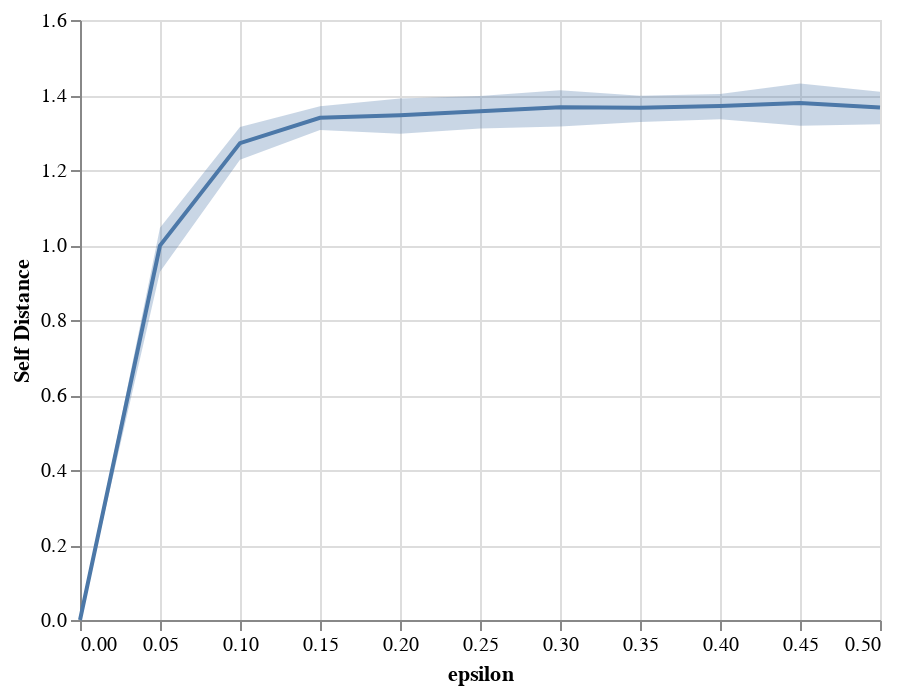

Notebook cell for this chart:
### Code cell
line = alt.Chart(self_distance_data).mark_line().encode(
    x='epsilon',
    y='mean(self_distance)'
)
band = alt.Chart(self_distance_data).mark_errorband(extent='ci').encode(
    x='epsilon',
    y=alt.Y('self_distance', title='Self Distance'),
)
band + line

### Figure 1 — Vega-Lite specification as saved in the notebook (floating-point values rounded to 4 significant figures)
{"config": {"view": {"continuousWidth": 400, "continuousHeight": 300}}, "layer": [{"mark": {"type": "errorband", "extent": "ci"}, "encoding": {"x": {"type": "quantitative", "field": "epsilon"}, "y": {"type": "quantitative", "field": "self_distance", "title": "Self Distance"}}}, {"mark": "line", "encoding": {"x": {"type": "quantitative", "field": "epsilon"}, "y": {"type": "quantitative", "aggregate": "mean", "field": "self_distance"}}}], "data": {"name": "data-cfcc7268189f91f9e44726efd1803cb0"}, "$schema": "https://vega.github.io/schema/vega-lite/v4.0.2.json", "datasets": {"data-cfcc7268189f91f9e44726efd1803cb0": [{"epsilon": 0.0, "face_id": 0, "self_distance": 0.0}, {"epsilon": 0.05, "face_id": 0, "self_distance": 1.048}, {"epsilon": 0.1, "face_id": 0, "self_distance": 1.282}, {"epsilon": 0.15, "face_id": 0, "self_distance": 1.367}, {"epsilon": 0.2, "face_id": 0, "self_distance": 1.377}, {"epsilon": 0.25, "face_id": 0, "self_distance": 1.371}, {"epsilon": 0.3, "face_id": 0, "self_distance": 1.397}, {"epsilon": 0.35, "face_id": 0, "self_distance": 1.377}, {"epsilon": 0.4, "face_id": 0, "self_distance": 1.372}, {"epsilon": 0.45, "face_id": 0, "self_distance": 1.395}, {"epsilon": 0.5, "face_id": 0, "self_distance": 1.38}, {"epsilon": 0.0, "face_id": 1, "self_distance": 0.0}, {"epsilon": 0.05, "face_id": 1, "self_distance": 0.8303}, {"epsilon": 0.1, "face_id": 1, "self_distance": 1.218}, {"epsilon": 0.15, "face_id": 1, "self_distance": 1.393}, {"epsilon": 0.2, "face_id": 1, "self_distance": 1.419}, {"epsilon": 0.25, "face_id": 1, "self_distance": 1.392}, {"epsilon": 0.3, "face_id": 1, "self_distance": 1.432}, {"epsilon": 0.35, "face_id": 1, "self_distance": 1.4}, {"epsilon": 0.4, "face_id": 1, "self_distance": 1.437}, {"epsilon": 0.45, "face_id": 1, "self_distance": 1.453}, {"epsilon": 0.5, "face_id": 1, "self_distance": 1.453}, {"epsilon": 0.0, "face_id": 2, "self_distance": 0.0}, {"epsilon": 0.05, "face_id": 2, "self_distance": 1.066}, {"epsilon": 0.1, "face_id": 2, "self_distance": 1.327}, {"epsilon": 0.15, "face_id": 2, "self_distance": 1.315}, {"epsilon": 0.2, "face_id": 2, "self_distance": 1.301}, {"epsilon": 0.25, "face_id": 2, "self_distance": 1.298}, {"epsilon": 0.3, "face_id": 2, "self_distance": 1.318}, {"epsilon": 0.35, "face_id": 2, "self_distance": 1.331}, {"epsilon": 0.4, "face_id": 2, "self_distance": 1.34}, {"epsilon": 0.45, "face_id": 2, "self_distance": 1.371}, {"epsilon": 0.5, "face_id": 2, "self_distance": 1.326}, {"epsilon": 0.0, "face_id": 3, "self_distance": 0.0}, {"epsilon": 0.05, "face_id": 3, "self_distance": 1.039}, {"epsilon": 0.1, "face_id": 3, "self_distance": 1.164}, {"epsilon": 0.15, "face_id": 3, "self_distance": 1.265}, {"epsilon": 0.2, "face_id": 3, "self_distance": 1.224}, {"epsilon": 0.25, "face_id": 3, "self_distance": 1.244}, {"epsilon": 0.3, "face_id": 3, "self_distance": 1.247}, {"epsilon": 0.35, "face_id": 3, "self_distance": 1.256}, {"epsilon": 0.4, "face_id": 3, "self_distance": 1.275}, {"epsilon": 0.45, "face_id": 3, "self_distance": 1.21}, {"epsilon": 0.5, "face_id": 3, "self_distance": 1.258}, {"epsilon": 0.0, "face_id": 4, "self_distance": 0.0}, {"epsilon": 0.05, "face_id": 4, "self_distance": 0.9983}, {"epsilon": 0.1, "face_id": 4, "self_distance": 1.277}, {"epsilon": 0.15, "face_id": 4, "self_distance": 1.304}, {"epsilon": 0.2, "face_id": 4, "self_distance": 1.311}, {"epsilon": 0.25, "face_id": 4, "self_distance": 1.437}, {"epsilon": 0.3, "face_id": 4, "self_distance": 1.453}, {"epsilon": 0.35, "face_id": 4, "self_distance": 1.406}, {"epsilon": 0.4, "face_id": 4, "self_distance": 1.39}, {"epsilon": 0.45, "face_id": 4, "self_distance": 1.47}, {"epsilon": 0.5, "face_id": 4, "self_distance": 1.422}, {"epsilon": 0.0, "face_id": 5, "self_distance": 0.0}, {"epsilon": 0.05, "face_id": 5, "self_distance": 0.9551}, {"epsilon": 0.1, "face_id": 5, "self_distance": 1.359}, {"epsilon": 0.15, "face_id": 5, "self_distance": 1.4}, {"epsilon": 0.2, "face_id": 5, "self_distance": 1.383}, {"epsilon": 0.25, "face_id": 5, "self_distance": 1.379}, {"epsilon": 0.3, "face_id": 5, "self_distance": 1.383}, {"epsilon": 0.35, "face_id": 5, "self_distance": 1.389}, {"epsilon": 0.4, "face_id": 5, "self_distance": 1.406}, {"epsilon": 0.45, "face_id": 5, "self_distance": 1.402}, {"epsilon": 0.5, "face_id": 5, "self_distance": 1.379}, {"epsilon": 0.0, "face_id": 6, "self_distance": 0.0}, {"epsilon": 0.05, "face_id": 6, "self_distance": 1.052}, {"epsilon": 0.1, "face_id": 6, "self_distance": 1.276}, {"epsilon": 0.15, "face_id": 6, "self_distance": 1.33}, {"epsilon": 0.2, "face_id": 6, "self_distance": 1.409}, {"epsilon": 0.25, "face_id": 6, "self_distance": 1.374}, {"epsilon": 0.3, "face_id": 6, "self_distance": 1.341}, {"epsilon": 0.35, "face_id": 6, "self_distance": 1.403}, {"epsilon": 0.4, "face_id": 6, "self_distance": 1.376}, {"epsilon": 0.45, "face_id": 6, "self_distance": 1.35}, {"epsilon": 0.5, "face_id": 6, "self_distance": 1.349}]}}
